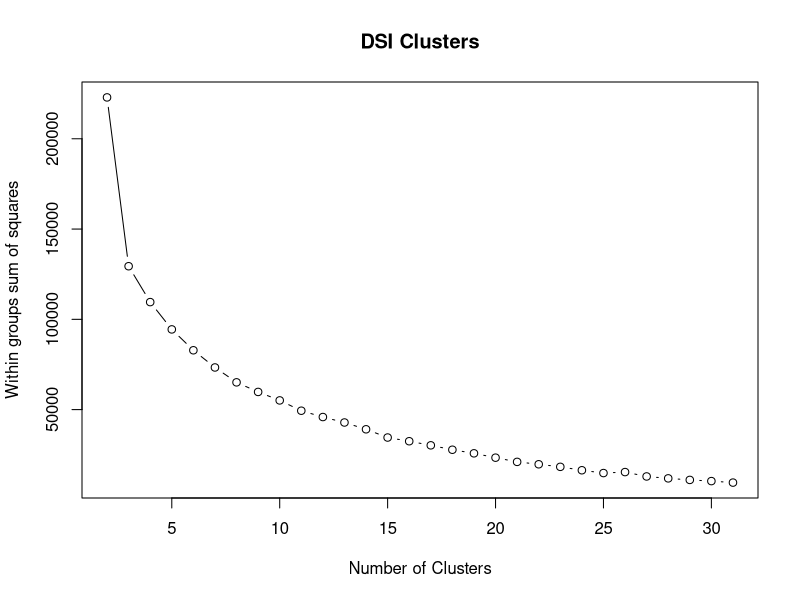
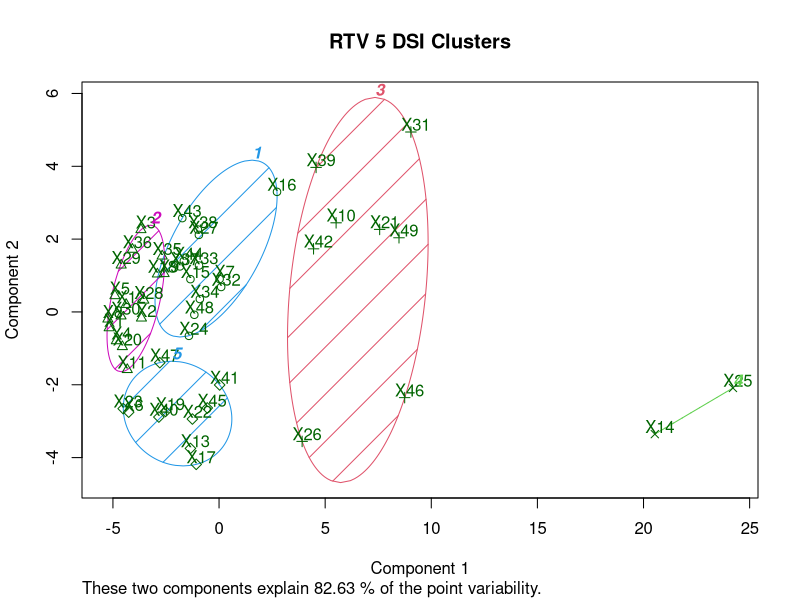
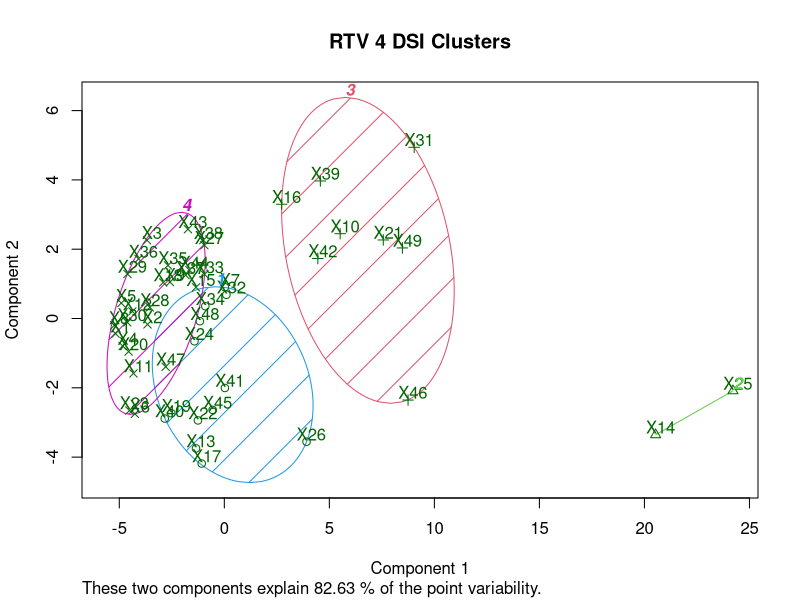
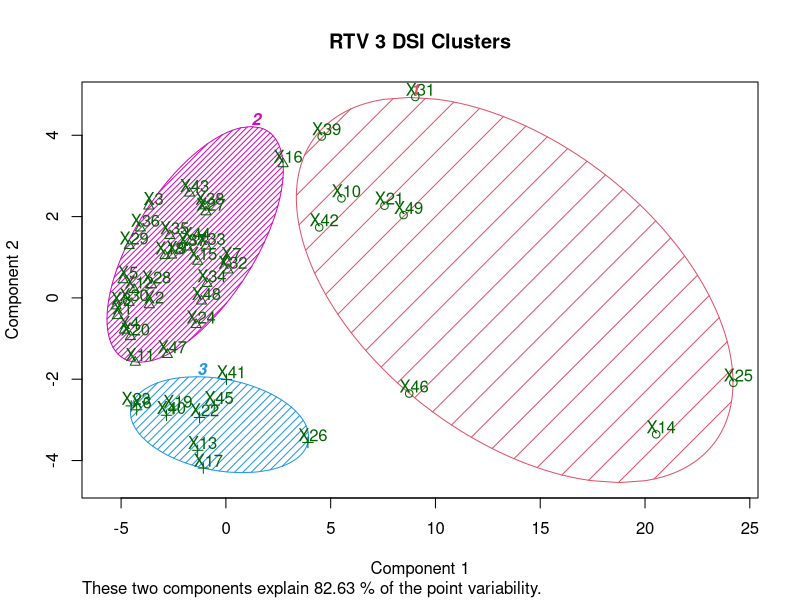
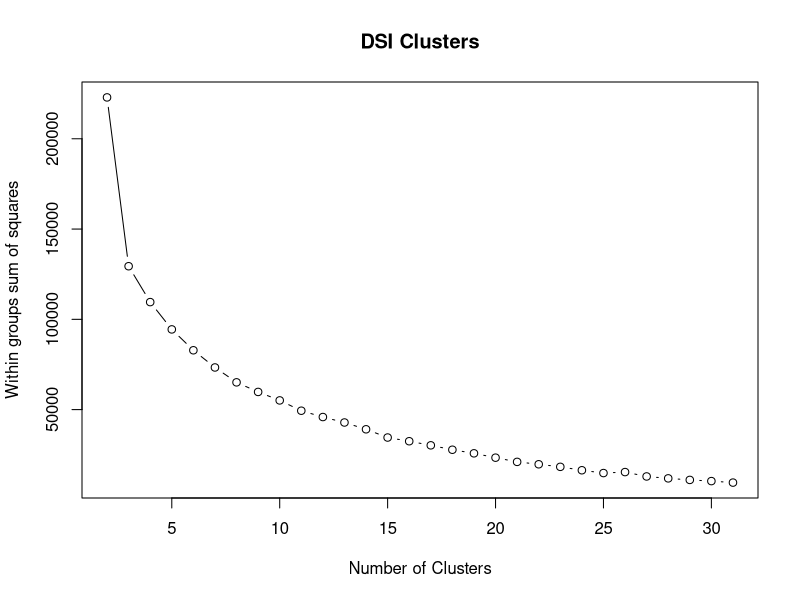
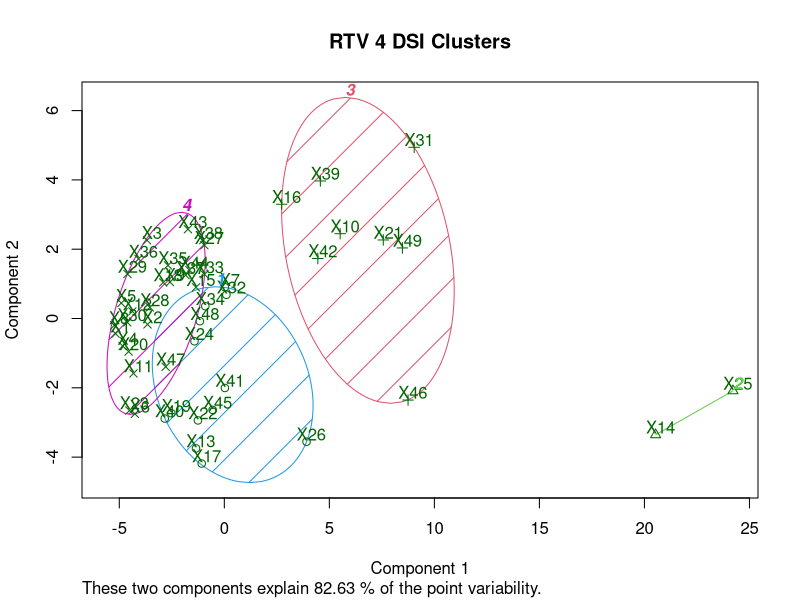

Source code (R) for these figures, in order:
## ---- chunk 1
knitr::opts_chunk$set(echo = TRUE)

setwd("~/Documents/Text Analysis Pred 453/P454_TextCluster")
library("tm")
library("SnowballC")
library("wordcloud")
library("RColorBrewer")
library(cluster)
## ---- chunk 2

c_m = read.csv("./RTVs/C2Co9_RTV_Matrix v2_AT_LF_2017-08-22.csv", sep=",", row.names = 1)
dsi_m <- t(c_m)
dsi_m <- dist(dsi_m, method="euclidean")


## ---- chunk 3

library(fpc)
wss <- 2:31
for (i in 2:31){
  wss[i] <- sum(kmeans(dsi_m,centers=i,nstart=25)$withinss)}

png("elbow_plot_RTV.png", width=800, height=600)
plot(2:31, wss[2:31], type="b", xlab="Number of Clusters", ylab="Within groups sum of squares",
main="DSI Clusters")
dev.off()

plot(2:31, wss[2:31], type="b", xlab="Number of Clusters", ylab="Within groups sum of squares",
main="DSI Clusters")


## ---- chunk 4

dsikfit <- kmeans(dsi_m, 5) # Creating clusters


clusplot(as.matrix(dsi_m), dsikfit$cluster, color=T, shade=T,
         labels=2, lines=0, main="RTV 5 DSI Clusters")



dsikfit <- kmeans(dsi_m, 4) # Creating clusters

clusplot(as.matrix(dsi_m), dsikfit$cluster, color=T, shade=T,
         labels=2, lines=0, main="RTV 4 DSI Clusters")

png("cluster_distplot_RTV_fp.png", width=800, height=600)
clusplot(as.matrix(dsi_m), dsikfit$cluster, color=T, shade=T,
         labels=2, lines=0, main="RTV 4 DSI Clusters")
dev.off()

dsikfit <- kmeans(dsi_m, 3) # Creating clusters

clusplot(as.matrix(dsi_m), dsikfit$cluster, color=T, shade=T,
         labels=2, lines=0, main="RTV 3 DSI Clusters")


## ---- chunk 5

DSI_name = read.csv("./DSI/DSI_Names.csv", sep=",")

dsikfit <- kmeans(dsi_m, 4)
dsi_t <- data.frame(dsikfit$cluster)
dsi_t$name <- DSI_name$Title
dsi_t$DSI_num <- DSI_name$DSI.number



write.csv(dsi_t, "cluster_table_RTV_final.csv")
